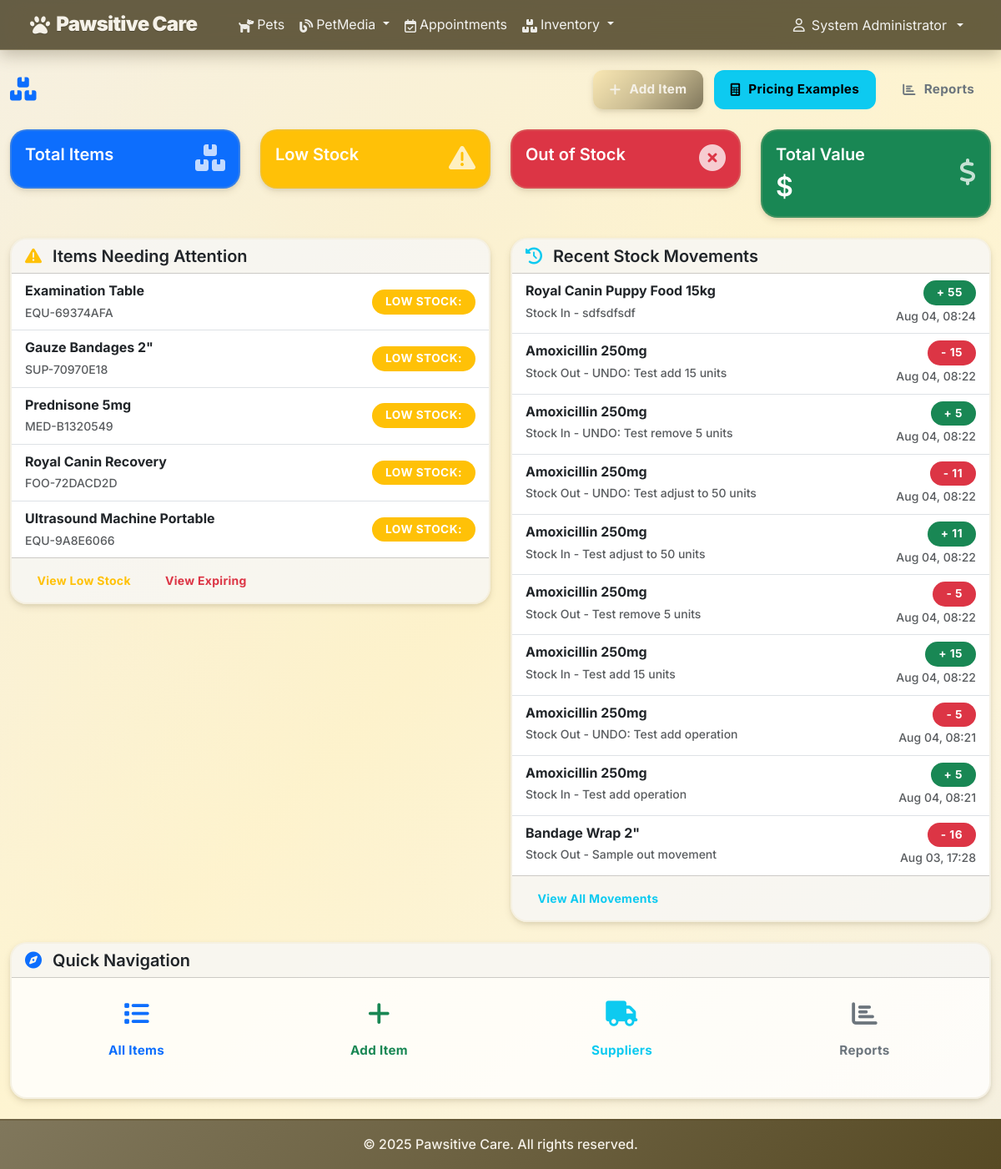
/inventory/ (signed in), run on the app's committed database.
### accounts/models.py (models this page shows, shortened)
class CustomUser(AbstractUser):
    ROLE_CHOICES = [
        ('admin', 'Admin'),
        ('vet', 'Veterinarian'),
        ('staff', 'Staff'),
        ('client', 'Client'),
    ]
    phone = models.CharField(max_length=20, blank=False)
    address = models.TextField(blank=False)
    role = models.CharField(max_length=10, choices=ROLE_CHOICES, default='client')
    def is_admin(self):
        return self.role == 'admin'
    def is_vet(self):
        return self.role == 'vet'
    def is_staff_member(self):
        return self.role == 'staff'

### inventory/models.py (models this page shows, shortened)
class InventoryItem(models.Model):
    CATEGORY_CHOICES = [
        ('MEDICINE', 'Medicine'),
        ('SUPPLY', 'Medical Supply'),
        ('EQUIPMENT', 'Equipment'),
        ('FOOD', 'Pet Food'),
        ('OTHER', 'Other'),
    ]
    UNIT_CHOICES = [
        ('PIECES', 'Pieces'),
        ('BOXES', 'Boxes'),
        ('BOTTLES', 'Bottles'),
        ('KILOGRAMS', 'Kilograms'),
        ('LITERS', 'Liters'),
        ('PACKS', 'Packs'),
    ]
    name = models.CharField(max_length=200)
    description = models.TextField(blank=True)
    sku = models.CharField(max_length=50, unique=True, help_text="Stock Keeping Unit")
    category = models.CharField(max_length=20, choices=CATEGORY_CHOICES)
    unit_price = models.DecimalField(max_digits=10, decimal_places=2)
    quantity_in_stock = models.PositiveIntegerField(default=0)
    unit = models.CharField(max_length=20, choices=UNIT_CHOICES, default='PIECES')
    minimum_stock_level = models.PositiveIntegerField(default=10)
    reorder_point = models.PositiveIntegerField(default=20)
    supplier = models.ForeignKey('Supplier', on_delete=models.SET_NULL, null=True, blank=True)
    expiry_date = models.DateField(null=True, blank=True)
    last_restocked = models.DateTimeField(null=True, blank=True)
    created_at = models.DateTimeField(auto_now_add=True)
    updated_at = models.DateTimeField(auto_now=True)
    is_active = models.BooleanField(default=True)
    objects = InventoryManager()
    class Meta:
        ordering = ['name']
        indexes = [
            models.Index(fields=['sku']),
            models.Index(fields=['category']),
            models.Index(fields=['quantity_in_stock']),
        ]

class StockMovement(models.Model):
    MOVEMENT_TYPES = [
        ('IN', 'Stock In'),
        ('OUT', 'Stock Out'),
        ('ADJUSTMENT', 'Adjustment'),
        ('EXPIRED', 'Expired'),
        ('DAMAGED', 'Damaged'),
    ]
    item = models.ForeignKey(InventoryItem, on_delete=models.CASCADE, related_name='movements')
    movement_type = models.CharField(max_length=20, choices=MOVEMENT_TYPES)
    quantity = models.PositiveIntegerField()
    reason = models.CharField(max_length=200)
    old_quantity = models.PositiveIntegerField()
    new_quantity = models.PositiveIntegerField()
    created_by = models.ForeignKey(settings.AUTH_USER_MODEL, on_delete=models.SET_NULL, null=True)
    created_at = models.DateTimeField(auto_now_add=True)
    notes = models.TextField(blank=True)
    class Meta:
        ordering = ['-created_at']

### inventory/views.py (the view)
# urls.py: path('', views.inventory_dashboard, name='dashboard'),
@login_required
def inventory_dashboard(request):
    repo = get_inventory_repo()
    total_items = repo.count_items()
    low_stock_items = repo.get_low_stock_items()
    expired_items = repo.get_expired_items()
    expiring_soon = repo.get_expiring_items(days=30)
    recent_movements = StockMovement.objects.select_related('item', 'created_by').order_by('-created_at')[:10]
    total_value = InventoryItem.objects.aggregate(
        total=Sum(F('unit_price') * F('quantity_in_stock'))
    )['total'] or 0
    context = {
        'total_items': total_items,
        'low_stock_count': low_stock_items.count(),
        'expired_count': expired_items.count(),
        'expiring_soon_count': expiring_soon.count(),
        'total_value': total_value,
        'recent_movements': recent_movements,
        'low_stock_items': low_stock_items[:5],  # Show first 5
        'expired_items': expired_items[:5],
        'expiring_soon_items': expiring_soon[:5],
    }
    return render(request, 'inventory/dashboard.html', context)

### inventory/templates/inventory/dashboard.html (shortened to what this page needs)
{% extends 'base.html' %}
{% load static %}
{% block content %}
<div class="container-fluid py-4">
  <div class="row mb-4">
    <div class="col-12">
      <div class="d-flex justify-content-between align-items-center">
        <h1 class="h3 mb-0">
          <i class="fas fa-boxes text-primary me-2"></i>
        </h1>
        <div>
          <a href="{% url 'inventory:item_create' %}" class="btn btn-primary me-2">
            <i class="fas fa-plus"></i> Add Item
          </a>
          <a href="{% url 'inventory:pricing_examples' %}" class="btn btn-info me-2">
            <i class="fas fa-calculator"></i> Pricing Examples
          </a>
          <a href="{% url 'inventory:reports' %}" class="btn btn-outline-secondary">
            <i class="fas fa-chart-bar"></i> Reports
          </a>
        </div>
      </div>
    </div>
  </div>
  <div class="row mb-4">
    <div class="col-md-3">
      <div class="card bg-primary text-white">
        <div class="card-body">
          <div class="d-flex justify-content-between">
            <div>
              <h5 class="card-title">Total Items</h5>
            </div>
            <div class="align-self-center">
              <i class="fas fa-boxes fa-2x opacity-75"></i>
            </div>
          </div>
        </div>
      </div>
    </div>
    <div class="col-md-3">
      <div class="card bg-warning text-white">
        <div class="card-body">
          <div class="d-flex justify-content-between">
            <div>
              <h5 class="card-title">Low Stock</h5>
            </div>
            <div class="align-self-center">
              <i class="fas fa-exclamation-triangle fa-2x opacity-75"></i>
            </div>
          </div>
        </div>
      </div>
    </div>
    <div class="col-md-3">
      <div class="card bg-danger text-white">
        <div class="card-body">
          <div class="d-flex justify-content-between">
            <div>
              <h5 class="card-title">Out of Stock</h5>
            </div>
            <div class="align-self-center">
              <i class="fas fa-times-circle fa-2x opacity-75"></i>
            </div>
          </div>
        </div>
      </div>
    </div>
    <div class="col-md-3">
      <div class="card bg-success text-white">
        <div class="card-body">
          <div class="d-flex justify-content-between">
            <div>
              <h5 class="card-title">Total Value</h5>
              <h2 class="mb-0">$
              </h2>
            </div>
            <div class="align-self-center">
              <i class="fas fa-dollar-sign fa-2x opacity-75"></i>
            </div>
          </div>
        </div>
      </div>
    </div>
  </div>
  <div class="row mb-4">
    <div class="col-md-6">
      <div class="card">
        <div class="card-header">
          <h5 class="card-title mb-0">
            <i class="fas fa-exclamation-triangle text-warning me-2"></i>
            Items Needing Attention
          </h5>
        </div>
        <div class="card-body p-0">
          {% if low_stock_items or expiring_items %}
          <div class="list-group list-group-flush">
            {% for item in low_stock_items %}
            <div class="list-group-item d-flex justify-content-between align-items-center">
              <div>
                <strong>
                  {{ item.name }}</strong>
                <br>
                <small class="text-muted">
                  {{ item.sku }}</small>
              </div>
              <span class="badge bg-warning">
                Low Stock:
              </span>
            </div>
            {% endfor %}
          </div>
          {% else %}
          <div class="p-3 text-center text-muted">
            <i class="fas fa-check-circle fa-2x mb-2"></i>
            <p class="mb-0">All items are in good condition!</p>
          </div>
          {% endif %}
        </div>
        <div class="card-footer">
          <a href="{% url 'inventory:item_list' %}?low_stock=1" class="btn btn-sm btn-outline-warning me-2">
            View Low Stock
          </a>
          <a href="{% url 'inventory:item_list' %}?expiring=1" class="btn btn-sm btn-outline-danger">
            View Expiring
          </a>
        </div>
      </div>
    </div>
    <div class="col-md-6">
      <div class="card">
        <div class="card-header">
          <h5 class="card-title mb-0">
            <i class="fas fa-history text-info me-2"></i>
            Recent Stock Movements
          </h5>
        </div>
        <div class="card-body p-0">
          {% if recent_movements %}
          <div class="list-group list-group-flush">
            {% for movement in recent_movements %}
            <div class="list-group-item">
              <div class="d-flex justify-content-between align-items-start">
                <div>
                  <strong>
                    {{ movement.item.name }}</strong>
                  <br>
                  <small class="text-muted">
                    {{ movement.get_movement_type_display }} -
                    {{ movement.reason }}
                  </small>
                </div>
                <div class="text-end">
                  <span class="badge {% if movement.movement_type == 'IN' %}bg-success{% else %}bg-danger{% endif %}">
                    {% if movement.movement_type == 'IN' %}+{% else %}-{% endif %}
                    {{ movement.quantity }}
                  </span>
                  <br>
                  <small class="text-muted">
                    {{ movement.created_at|date:"M d, H:i" }}</small>
                </div>
              </div>
            </div>
            {% endfor %}
          </div>
          {% else %}
          <div class="p-3 text-center text-muted">
            <i class="fas fa-box-open fa-2x mb-2"></i>
            <p class="mb-0">No recent stock movements</p>
          </div>
          {% endif %}
        </div>
        <div class="card-footer">
          <a href="{% url 'inventory:reports' %}" class="btn btn-sm btn-outline-info">
            View All Movements
          </a>
        </div>
      </div>
    </div>
  </div>
  <div class="row">
    <div class="col-12">
      <div class="card">
        <div class="card-header">
          <h5 class="card-title mb-0">
            <i class="fas fa-compass text-primary me-2"></i>
            Quick Navigation
          </h5>
        </div>
        <div class="card-body">
          <div class="row">
            <div class="col-md-3 mb-3">
              <a href="{% url 'inventory:item_list' %}" class="btn btn-outline-primary w-100 h-100 d-flex flex-column justify-content-center">
                <i class="fas fa-list fa-2x mb-2"></i>
                <span>All Items</span>
              </a>
            </div>
            <div class="col-md-3 mb-3">
              <a href="{% url 'inventory:item_create' %}" class="btn btn-outline-success w-100 h-100 d-flex flex-column justify-content-center">
                <i class="fas fa-plus fa-2x mb-2"></i>
                <span>Add Item</span>
              </a>
            </div>
            <div class="col-md-3 mb-3">
              <a href="{% url 'inventory:supplier_list' %}" class="btn btn-outline-info w-100 h-100 d-flex flex-column justify-content-center">
                <i class="fas fa-truck fa-2x mb-2"></i>
                <span>Suppliers</span>
              </a>
            </div>
            <div class="col-md-3 mb-3">
              <a href="{% url 'inventory:reports' %}" class="btn btn-outline-secondary w-100 h-100 d-flex flex-column justify-content-center">
                <i class="fas fa-chart-bar fa-2x mb-2"></i>
                <span>Reports</span>
              </a>
            </div>
          </div>
        </div>
      </div>
    </div>
  </div>
</div>
{% endblock %}

### accounts/templates/base.html (shortened to what this page needs)
<!DOCTYPE html>
<html lang="en">
<head>
  <link href="https://cdn.jsdelivr.net/npm/bootstrap@5.3.0/dist/css/bootstrap.min.css" rel="stylesheet">
  <link href="https://cdnjs.cloudflare.com/ajax/libs/font-awesome/6.0.0/css/all.min.css" rel="stylesheet">
  {% load static %}
  <link rel="stylesheet" href="{% static 'style.css' %}">
</head>
<body>
  <nav class="navbar navbar-expand-lg navbar-dark app-navbar">
    <div class="container-fluid nav-inner">
      <a class="navbar-brand d-flex align-items-center gap-2" href="{% url 'home' %}">
        <i class="fas fa-paw"></i>
        <span>Pawsitive Care</span>
      </a>
      <div class="collapse navbar-collapse" id="navbarNav">
        {% if user.is_authenticated %}
        <ul class="navbar-nav me-auto">
          <li class="nav-item">
            <a class="nav-link" href="{% url 'pets:pet_list' %}">
              <i class="fa-solid fa-dog me-1"></i>Pets
            </a>
          </li>
          <li class="nav-item dropdown">
            <a class="nav-link dropdown-toggle" href="#" id="blogDropdown" role="button" data-bs-toggle="dropdown" aria-expanded="false">
              <i class="fas fa-blog me-1"></i>PetMedia
            </a>
          </li>
          {% if user.is_staff %}
          <li class="nav-item">
            <a class="nav-link" href="{% url 'appointments:staff_calendar' %}">
              <i class="fa-regular fa-calendar-check me-1"></i>Appointments
            </a>
          </li>
          {% endif %}
          {% if user.is_staff_member or user.is_vet or user.is_admin %}
          <li class="nav-item dropdown">
            <a class="nav-link dropdown-toggle" href="#" id="inventoryDropdown" role="button" data-bs-toggle="dropdown" aria-expanded="false">
              <i class="fas fa-boxes me-1"></i>Inventory
            </a>
          </li>
          {% endif %}
        </ul>
        <ul class="navbar-nav">
          <li class="nav-item dropdown">
            <a class="nav-link dropdown-toggle d-flex align-items-center gap-2" href="#" id="userDropdown" role="button" data-bs-toggle="dropdown" aria-expanded="false">
              <i class="fa-regular fa-user"></i>
              <span>
                {{ user.get_full_name|default:user.username }}</span>
            </a>
          </li>
        </ul>
        {% endif %}
      </div>
    </div>
  </nav>
  <main class=>
    {% block content %}{% endblock %}
  </main>
  <footer class="py-3 mt-auto">
    <div class="container text-center">
      <p class="mb-0">&copy; {% now "Y" %} Pawsitive Care. All rights reserved.</p>
    </div>
  </footer>
</body>
</html>

### data on the page
CustomUser: get_full_name "System Administrator"
InventoryItem: name "Examination Table", sku "EQU-69374AFA"
InventoryItem: name "Gauze Bandages 2\"", sku "SUP-70970E18"
InventoryItem: name "Prednisone 5mg", sku "MED-B1320549"
InventoryItem: name "Royal Canin Recovery", sku "FOO-72DACD2D"
InventoryItem: name "Ultrasound Machine Portable", sku "EQU-9A8E6066"
StockMovement: item.name "Royal Canin Puppy Food 15kg", movement_type "Stock In", reason "sdfsdfsdf", quantity "55", created_at "Aug 04, 08:24"
StockMovement: item.name "Amoxicillin 250mg", movement_type "Stock Out", reason "UNDO: Test add 15 units", quantity "15", created_at "Aug 04, 08:22"
StockMovement: item.name "Amoxicillin 250mg", movement_type "Stock In", reason "UNDO: Test remove 5 units", quantity "5", created_at "Aug 04, 08:22"
StockMovement: item.name "Amoxicillin 250mg", movement_type "Stock Out", reason "UNDO: Test adjust to 50 units", quantity "11", created_at "Aug 04, 08:22"
StockMovement: item.name "Amoxicillin 250mg", movement_type "Stock In", reason "Test adjust to 50 units", quantity "11", created_at "Aug 04, 08:22"
StockMovement: item.name "Amoxicillin 250mg", movement_type "Stock Out", reason "Test remove 5 units", quantity "5", created_at "Aug 04, 08:22"
StockMovement: item.name "Amoxicillin 250mg", movement_type "Stock In", reason "Test add 15 units", quantity "15", created_at "Aug 04, 08:22"
StockMovement: item.name "Amoxicillin 250mg", movement_type "Stock Out", reason "UNDO: Test add operation", quantity "5", created_at "Aug 04, 08:21"
StockMovement: item.name "Amoxicillin 250mg", movement_type "Stock In", reason "Test add operation", quantity "5", created_at "Aug 04, 08:21"
StockMovement: item.name "Bandage Wrap 2\"", movement_type "Stock Out", reason "Sample out movement", quantity "16", created_at "Aug 03, 17:28"
